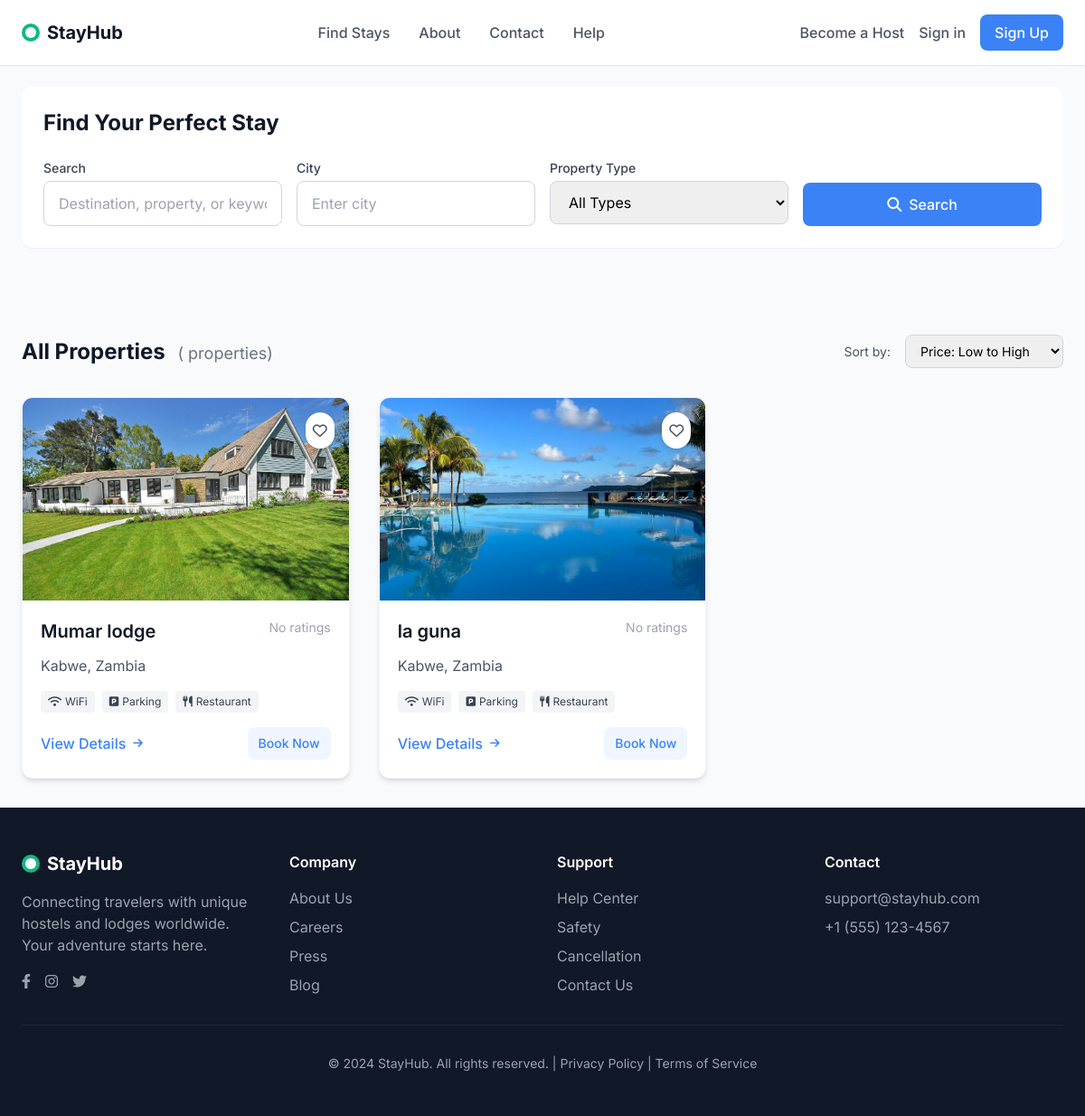
The app's page /propperties with its own data.
### properties/models.py (models this page shows, shortened)
class Property(models.Model):
    PROPERTY_TYPES = (
        ('hotel', 'Hotel'),
        ('lodge', 'Lodge'),
        ('motel', 'Motel'),
        ('guesthouse', 'Guest House'),
    )
    owner = models.ForeignKey(User, on_delete=models.CASCADE)
    name = models.CharField(max_length=200)
    property_type = models.CharField(max_length=20, choices=PROPERTY_TYPES)
    description = models.TextField()
    address = models.TextField()
    city = models.CharField(max_length=100)
    state = models.CharField(max_length=100)
    country = models.CharField(max_length=100)
    postal_code = models.CharField(max_length=20)
    latitude = models.DecimalField(max_digits=9, decimal_places=6, null=True, blank=True)
    longitude = models.DecimalField(max_digits=9, decimal_places=6, null=True, blank=True)
    wifi = models.BooleanField(default=False)
    parking = models.BooleanField(default=False)
    restaurant = models.BooleanField(default=False)
    gym = models.BooleanField(default=False)
    pool = models.BooleanField(default=False)
    spa = models.BooleanField(default=False)
    pets_allowed = models.BooleanField(default=False)
    phone = models.CharField(max_length=15)
    email = models.EmailField()
    website = models.URLField(blank=True)
    is_active = models.BooleanField(default=True)
    is_featured = models.BooleanField(default=False)
    created_at = models.DateTimeField(auto_now_add=True)
    updated_at = models.DateTimeField(auto_now=True)
    """@property
    def min_price(self):
        rooms = self.room_set.all()
        if rooms:
            return min(room.price_per_night for room in rooms)
        return 0"""

class PropertyImage(models.Model):
    property = models.ForeignKey(Property, on_delete=models.CASCADE, related_name='images')
    image = models.ImageField(upload_to='property_images/')
    caption = models.CharField(max_length=200, blank=True)
    is_primary = models.BooleanField(default=False)  # This is the new field

### properties/views.py (the view)
# urls.py: path('', PropertyListView.as_view(), name='property_list'),
class PropertyListView(ListView):
    model = Property
    template_name = 'properties/property_list.html'
    context_object_name = 'properties'
    paginate_by = 12
    def get_queryset(self):
        queryset = Property.objects.filter(is_active=True).annotate(
            avg_rating=Avg('reviews__rating')
        )
        search = self.request.GET.get('search')
        if search:
            queryset = queryset.filter(
                Q(name__icontains=search) |
                Q(city__icontains=search) |
                Q(description__icontains=search)
            )
        property_type = self.request.GET.get('type')
        if property_type:
            queryset = queryset.filter(property_type=property_type)
        city = self.request.GET.get('city')
        if city:
            queryset = queryset.filter(city__icontains=city)
        return queryset

### templates/properties/property_list.html (shortened to what this page needs)
{% extends "base.html" %}
{% load static %}
{% block content %}
<section class="bg-gray-50 py-8 px-6">
    <div class="max-w-7xl mx-auto">
        <div class="bg-white rounded-xl shadow-sm p-6 mb-8">
            <h2 class="text-2xl font-bold text-gray-900 mb-6">Find Your Perfect Stay</h2>
            <form method="get" action="{% url 'properties:property_list' %}" class="grid grid-cols-1 md:grid-cols-4 gap-4">
                <div>
                    <label for="search" class="block text-sm font-medium text-gray-700 mb-1">Search</label>
                    <input
                        type="text"
                        id="search"
                        name="search"
                        value="{{ request.GET.search }}"
                        placeholder="Destination, property, or keyword"
                        class="w-full px-4 py-3 border border-gray-300 rounded-lg focus:ring-2 focus:ring-primary-500 focus:border-primary-500"
                    >
                </div>
                <div>
                    <label for="city" class="block text-sm font-medium text-gray-700 mb-1">City</label>
                    <input
                        type="text"
                        id="city"
                        name="city"
                        value="{{ request.GET.city }}"
                        placeholder="Enter city"
                        class="w-full px-4 py-3 border border-gray-300 rounded-lg focus:ring-2 focus:ring-primary-500 focus:border-primary-500"
                    >
                </div>
                <div>
                    <label for="type" class="block text-sm font-medium text-gray-700 mb-1">Property Type</label>
                    <select
                        id="type"
                        name="type"
                        class="w-full px-4 py-3 border border-gray-300 rounded-lg focus:ring-2 focus:ring-primary-500 focus:border-primary-500"
                    >
                        <option value="">All Types</option>
                    </select>
                </div>
                <div class="flex items-end">
                    <button type="submit" class="w-full bg-primary-500 hover:bg-primary-600 text-white font-medium py-3 px-6 rounded-lg transition-colors flex items-center justify-center gap-2">
                        <i class="fas fa-search"></i>
                        Search
                    </button>
                </div>
            </form>
        </div>
    </div>
</section>
<section class="py-8 px-6 max-w-7xl mx-auto">
    <div class="flex justify-between items-center mb-8">
        <h2 class="text-2xl font-bold text-gray-900">
            {% if request.GET.search or request.GET.city or request.GET.type %}
                Search Results
            {% else %}
                All Properties
            {% endif %}
            <span class="text-gray-500 text-lg font-normal ml-2">({{ properties.paginator.count }} properties)</span>
        </h2>
        <div class="flex items-center gap-4">
            <span class="text-sm text-gray-600">Sort by:</span>
            <select class="border border-gray-300 rounded-lg px-3 py-2 text-sm focus:ring-2 focus:ring-primary-500 focus:border-primary-500">
                <option>Price: Low to High</option>
            </select>
        </div>
    </div>
    {% if properties %}
        <div class="grid grid-cols-1 md:grid-cols-2 lg:grid-cols-3 gap-8">
            {% for property in properties %}
                <div class="stay-card bg-white rounded-xl overflow-hidden shadow-md hover:shadow-xl border border-gray-100">
                    <div class="relative">
                        {% if property.images.all %}
                            <img src="{{ property.images.first.image.url }}"
                                 alt="{{ property.name }}"
                                 class="w-full h-56 object-cover">
                        {% else %}
                            <div class="w-full h-56 bg-gray-200 flex items-center justify-center">
                                <i class="fas fa-image text-gray-400 text-4xl"></i>
                            </div>
                        {% endif %}
                        <button class="absolute top-4 right-4 bg-white rounded-full p-2 shadow-md hover:bg-gray-100 transition-colors">
                            <i class="far fa-heart text-gray-600"></i>
                        </button>
                    </div>
                    <div class="p-5">
                        <div class="flex justify-between items-start mb-3">
                            <h3 class="text-xl font-semibold text-gray-900">{{ property.name }}</h3>
                            <div class="flex items-center text-sm text-gray-600">
                                {% if property.avg_rating %}
                                    <i class="fas fa-star text-yellow-400 mr-1"></i>
                                    <span>{{ property.avg_rating|floatformat:1 }}</span>
                                {% else %}
                                    <span class="text-gray-400">No ratings</span>
                                {% endif %}
                            </div>
                        </div>
                        <p class="text-gray-600 mb-4">{{ property.city }}, {{ property.country }}</p>
                        <div class="flex flex-wrap gap-2 mb-4">
                            {% if property.wifi %}
                                <span class="inline-flex items-center text-xs bg-gray-100 text-gray-700 px-2 py-1 rounded">
                                    <i class="fas fa-wifi mr-1"></i> WiFi
                                </span>
                            {% endif %}
                            {% if property.parking %}
                                <span class="inline-flex items-center text-xs bg-gray-100 text-gray-700 px-2 py-1 rounded">
                                    <i class="fas fa-parking mr-1"></i> Parking
                                </span>
                            {% endif %}
                            {% if property.restaurant %}
                                <span class="inline-flex items-center text-xs bg-gray-100 text-gray-700 px-2 py-1 rounded">
                                    <i class="fas fa-utensils mr-1"></i> Restaurant
                                </span>
                            {% endif %}
                        </div>
                        <div class="flex justify-between items-center">
                            <a href="{% url 'properties:property_detail' property.pk %}" class="text-primary-500 font-medium hover:text-primary-600 transition-colors flex items-center">
                                View Details
                                <i class="fas fa-arrow-right ml-2 text-xs"></i>
                            </a>
                            <a href="{% url 'properties:property_detail' property.pk %}" class="bg-primary-50 text-primary-500 hover:bg-primary-100 px-3 py-2 rounded-lg transition-colors text-sm font-medium">
                                Book Now
                            </a>
                        </div>
                    </div>
                </div>
            {% endfor %}
        </div>
    {% endif %}
</section>
{% endblock %}

### templates/base.html (style rules this page uses)
body { font-family: 'Inter', sans-serif; }
.stay-card { transition: all 0.3s ease; }

### records on screen
Property: images.first.image (picture), name "Mumar lodge", shows "No ratings", city "Kabwe", country "Zambia", wifi True (drawn), parking True (drawn), restaurant True (drawn)
Property: images.first.image (picture), name "la guna", shows "No ratings", city "Kabwe", country "Zambia", wifi True (drawn), parking True (drawn), restaurant True (drawn)
